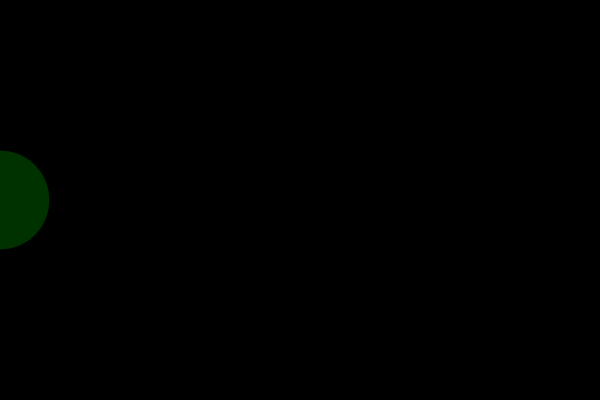
Frame 1 (no input)
Frame 60 (no input): identical to frame 1, image omitted
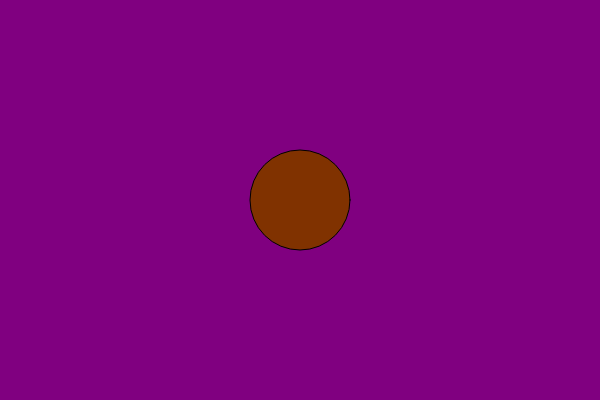
Frame 120 (the mouse pressed at the canvas centre since frame 60)

The p5.js sketch that drew these frames (run headless with seeded random() and noise() and a simulated clock; from frame 60 on, the mouse is pressed at the canvas centre):

// p5.js sketch
// ── sketch.js
var r = 0;
var b = 0;

function setup() {
    createCanvas(600, 400);
}

function draw() {
    //background
    //variable, min from, max from, to min, to max
    r = map(mouseX, 0, 600, 0, 255);
    b = map(mouseX, 0, 600, 0, 255);
    background(r, 0, b);

    //ellipse
    fill(r, 50, 0);
    ellipse(mouseX, 200, 100, 100);

}
